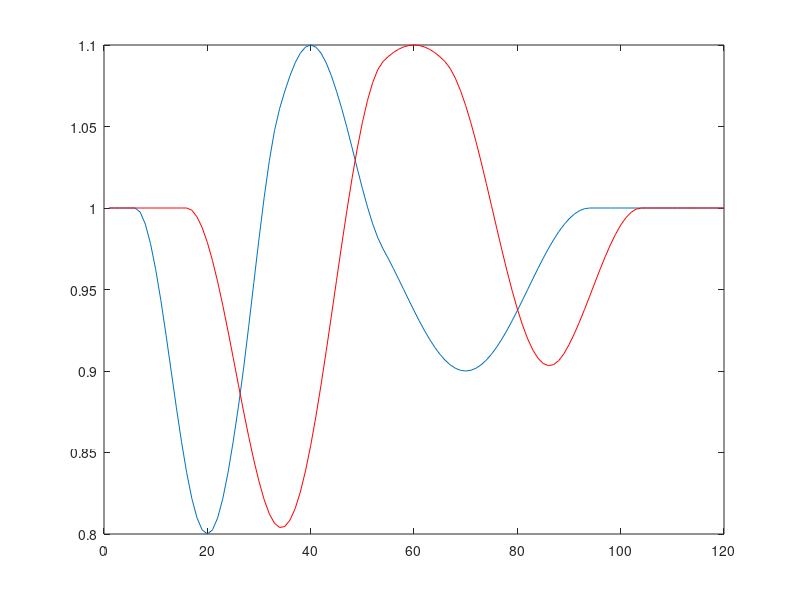

The MATLAB script that drew this image: (Note: this script raises an error after producing the figure.)
clc;
clearvars;
close all;

Length = 120;

Hann1_1Width = 29;
Hann1_1Position = 20;
Hann1_2Width = 29;
Hann1_2Position = 40;
Hann1_3Width = 49;
Hann1_3Position = 70;

Signal1 = ones(1,Length);
Hann1_1 = hann(Hann1_1Width);
TempIndex = 1;
for i = (Hann1_1Position - floor(Hann1_1Width/2)):(Hann1_1Position + floor(Hann1_1Width/2))
    Signal1(i) = Signal1(i) - 0.2 * Hann1_1(TempIndex);
    TempIndex = TempIndex + 1;
end
Hann1_2 = hann(Hann1_2Width);
TempIndex = 1;
for i = (Hann1_2Position - floor(Hann1_2Width/2)):(Hann1_2Position + floor(Hann1_2Width/2))
    Signal1(i) = Signal1(i) + 0.1 * Hann1_2(TempIndex);
    TempIndex = TempIndex + 1;
end
Hann1_3 = hann(Hann1_3Width);
TempIndex = 1;
for i = (Hann1_3Position - floor(Hann1_3Width/2)):(Hann1_3Position + floor(Hann1_3Width/2))
    Signal1(i) = Signal1(i) - 0.1 * Hann1_3(TempIndex);
    TempIndex = TempIndex + 1;
end
plot(Signal1);

Hann2_1Width = 39;
Hann2_1Position = 35;
Hann2_2Width = 59;
Hann2_2Position = 60;
Hann2_3Width = 39;
Hann2_3Position = 85;

Signal2 = ones(1,Length);
Hann2_1 = hann(Hann2_1Width);
TempIndex = 1;
for i = (Hann2_1Position - floor(Hann2_1Width/2)):(Hann2_1Position + floor(Hann2_1Width/2))
    Signal2(i) = Signal2(i) - 0.2 * Hann2_1(TempIndex);
    TempIndex = TempIndex + 1;
end
Hann2_2 = hann(Hann2_2Width);
TempIndex = 1;
for i = (Hann2_2Position - floor(Hann2_2Width/2)):(Hann2_2Position + floor(Hann2_2Width/2))
    Signal2(i) = Signal2(i) + 0.1 * Hann2_2(TempIndex);
    TempIndex = TempIndex + 1;
end
Hann2_3 = hann(Hann2_3Width);
TempIndex = 1;
for i = (Hann2_3Position - floor(Hann2_3Width/2)):(Hann2_3Position + floor(Hann2_3Width/2))
    Signal2(i) = Signal2(i) - 0.1 * Hann2_3(TempIndex);
    TempIndex = TempIndex + 1;
end

hold on;
plot(Signal2, 'r');

Figure1 = figure(1);
set(Figure1, 'Position', [100, 100, 600, 200]);

subaxis(1, 2, 1, 'SpacingVertical', 0.1, 'SpacingHorizontal', 0.1, 'Padding', 0, 'PaddingTop', 0.1, 'Margin', 0.1);
PlotAlignment(Signal1, Signal2, [(1:Length)' (1:Length)'], 200, 540, 0, 5);
title('A. Vertical alignment');
subaxis(1, 2, 2, 'SpacingVertical', 0.1, 'SpacingHorizontal', 0.1, 'Padding', 0, 'PaddingTop', 0.1, 'Margin', 0.1);
[Distance RDTWPath] = RDTW(Signal1', Signal2', 1, 0);
PlotAlignment(Signal1, Signal2, RDTWPath, 200, 540, 0, 5);
title('B. DTW alignment');

set(gcf, 'Color', 'w');
set(findall(gcf,'type','text'),'FontSize',13);
export_fig( gcf, ...      % figure handle
    'DTWConcept',... % name of output file without extension
    '-painters', ...      % renderer
    '-jpg', ...           % file format
    '-r72' );             % resolution in dpi